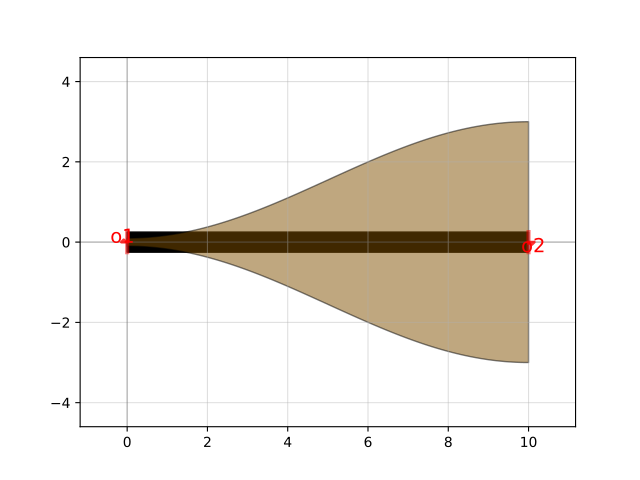

This figure's Python source:
import gdsfactory as gf

c = gf.components.taper_cross_section_sine(length=10, npoints=101, linear=False, width_type='sine')
c.plot()
